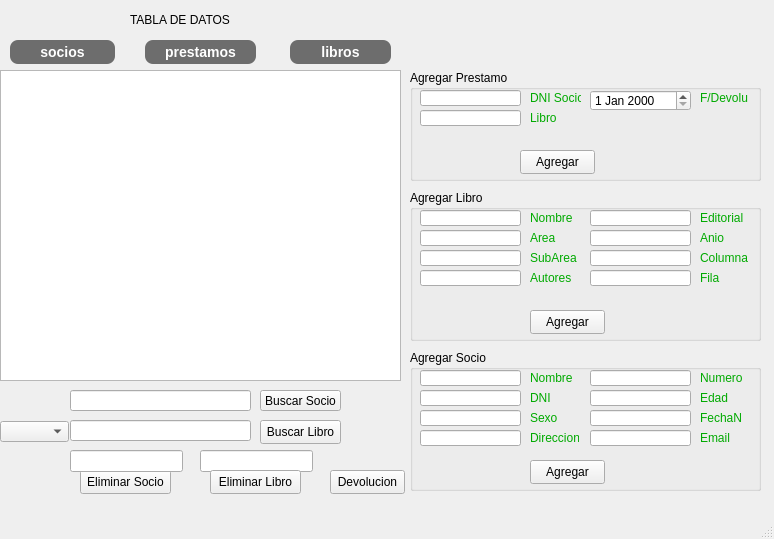
<?xml version="1.0" encoding="UTF-8"?>
<ui version="4.0">
 <class>MainWindow</class>
 <widget class="QMainWindow" name="MainWindow">
  <property name="geometry">
   <rect>
    <x>0</x>
    <y>0</y>
    <width>774</width>
    <height>539</height>
   </rect>
  </property>
  <property name="windowTitle">
   <string>Gestion Biblioteca</string>
  </property>
  <property name="styleSheet">
   <string notr="true"/>
  </property>
  <widget class="QWidget" name="centralwidget">
   <widget class="QLabel" name="label">
    <property name="geometry">
     <rect>
      <x>130</x>
      <y>10</y>
      <width>161</width>
      <height>20</height>
     </rect>
    </property>
    <property name="styleSheet">
     <string notr="true">font: 700 13pt &quot;Microsoft YaHei&quot;;

</string>
    </property>
    <property name="text">
     <string>TABLA DE DATOS</string>
    </property>
   </widget>
   <widget class="QTableWidget" name="tableSocios">
    <property name="geometry">
     <rect>
      <x>0</x>
      <y>70</y>
      <width>401</width>
      <height>311</height>
     </rect>
    </property>
    <property name="styleSheet">
     <string notr="true"/>
    </property>
    <property name="selectionMode">
     <enum>QAbstractItemView::SelectionMode::SingleSelection</enum>
    </property>
    <property name="selectionBehavior">
     <enum>QAbstractItemView::SelectionBehavior::SelectRows</enum>
    </property>
   </widget>
   <widget class="QPushButton" name="versocio">
    <property name="geometry">
     <rect>
      <x>10</x>
      <y>40</y>
      <width>105</width>
      <height>24</height>
     </rect>
    </property>
    <property name="styleSheet">
     <string notr="true">background-color: rgb(109, 109, 109);
color: white;
border: none;
border-radius: 8px;
padding: 3px 16px;
font-size: 14px;
font-weight: bold;
box-shadow: 0px 4px 6px rgba(0, 0, 0, 0.1);</string>
    </property>
    <property name="text">
     <string>socios</string>
    </property>
   </widget>
   <widget class="QPushButton" name="verlibro">
    <property name="geometry">
     <rect>
      <x>290</x>
      <y>40</y>
      <width>101</width>
      <height>24</height>
     </rect>
    </property>
    <property name="styleSheet">
     <string notr="true">background-color: rgb(109, 109, 109);
color: white;
border: none;
border-radius: 8px;
padding: 3px 16px;
font-size: 14px;
font-weight: bold;
box-shadow: 0px 4px 6px rgba(0, 0, 0, 0.1);</string>
    </property>
    <property name="text">
     <string>libros</string>
    </property>
   </widget>
   <widget class="QLineEdit" name="barraSocio">
    <property name="geometry">
     <rect>
      <x>70</x>
      <y>390</y>
      <width>181</width>
      <height>21</height>
     </rect>
    </property>
    <property name="text">
     <string/>
    </property>
   </widget>
   <widget class="QPushButton" name="busSocio">
    <property name="geometry">
     <rect>
      <x>260</x>
      <y>390</y>
      <width>81</width>
      <height>21</height>
     </rect>
    </property>
    <property name="text">
     <string>Buscar Socio</string>
    </property>
   </widget>
   <widget class="QLineEdit" name="barraLibro">
    <property name="geometry">
     <rect>
      <x>70</x>
      <y>420</y>
      <width>181</width>
      <height>21</height>
     </rect>
    </property>
    <property name="text">
     <string/>
    </property>
   </widget>
   <widget class="QComboBox" name="combo">
    <property name="geometry">
     <rect>
      <x>0</x>
      <y>421</y>
      <width>69</width>
      <height>21</height>
     </rect>
    </property>
   </widget>
   <widget class="QPushButton" name="btnBuscLibro">
    <property name="geometry">
     <rect>
      <x>260</x>
      <y>420</y>
      <width>81</width>
      <height>24</height>
     </rect>
    </property>
    <property name="text">
     <string>Buscar Libro</string>
    </property>
   </widget>
   <widget class="QGroupBox" name="groupBox">
    <property name="geometry">
     <rect>
      <x>410</x>
      <y>350</y>
      <width>351</width>
      <height>141</height>
     </rect>
    </property>
    <property name="title">
     <string>Agregar Socio</string>
    </property>
    <widget class="QLineEdit" name="lineEditApellido">
     <property name="geometry">
      <rect>
       <x>10</x>
       <y>20</y>
       <width>101</width>
       <height>16</height>
      </rect>
     </property>
     <property name="text">
      <string/>
     </property>
    </widget>
    <widget class="QLineEdit" name="lineEditDNI">
     <property name="geometry">
      <rect>
       <x>10</x>
       <y>40</y>
       <width>101</width>
       <height>16</height>
      </rect>
     </property>
    </widget>
    <widget class="QLineEdit" name="lineEditSexo">
     <property name="geometry">
      <rect>
       <x>10</x>
       <y>60</y>
       <width>101</width>
       <height>16</height>
      </rect>
     </property>
    </widget>
    <widget class="QLineEdit" name="lineEditNumero">
     <property name="geometry">
      <rect>
       <x>180</x>
       <y>20</y>
       <width>101</width>
       <height>16</height>
      </rect>
     </property>
    </widget>
    <widget class="QLineEdit" name="lineEditEdad">
     <property name="geometry">
      <rect>
       <x>180</x>
       <y>40</y>
       <width>101</width>
       <height>16</height>
      </rect>
     </property>
    </widget>
    <widget class="QLineEdit" name="lineEditEmail">
     <property name="geometry">
      <rect>
       <x>180</x>
       <y>80</y>
       <width>101</width>
       <height>16</height>
      </rect>
     </property>
    </widget>
    <widget class="QLineEdit" name="lineEditDireccion">
     <property name="geometry">
      <rect>
       <x>10</x>
       <y>80</y>
       <width>101</width>
       <height>16</height>
      </rect>
     </property>
    </widget>
    <widget class="QLineEdit" name="lineEditFechaN">
     <property name="geometry">
      <rect>
       <x>180</x>
       <y>60</y>
       <width>101</width>
       <height>16</height>
      </rect>
     </property>
    </widget>
    <widget class="QPushButton" name="btnAgregarSocio">
     <property name="geometry">
      <rect>
       <x>120</x>
       <y>110</y>
       <width>75</width>
       <height>24</height>
      </rect>
     </property>
     <property name="text">
      <string>Agregar</string>
     </property>
    </widget>
    <widget class="QLabel" name="label_2">
     <property name="geometry">
      <rect>
       <x>120</x>
       <y>20</y>
       <width>49</width>
       <height>16</height>
      </rect>
     </property>
     <property name="styleSheet">
      <string notr="true">color: rgb(0, 170, 0);</string>
     </property>
     <property name="text">
      <string>Nombre</string>
     </property>
    </widget>
    <widget class="QLabel" name="label_3">
     <property name="geometry">
      <rect>
       <x>120</x>
       <y>40</y>
       <width>49</width>
       <height>16</height>
      </rect>
     </property>
     <property name="styleSheet">
      <string notr="true">color: rgb(0, 170, 0);</string>
     </property>
     <property name="text">
      <string>DNI</string>
     </property>
    </widget>
    <widget class="QLabel" name="label_4">
     <property name="geometry">
      <rect>
       <x>120</x>
       <y>60</y>
       <width>49</width>
       <height>16</height>
      </rect>
     </property>
     <property name="styleSheet">
      <string notr="true">color: rgb(0, 170, 0);</string>
     </property>
     <property name="text">
      <string>Sexo</string>
     </property>
    </widget>
    <widget class="QLabel" name="label_5">
     <property name="geometry">
      <rect>
       <x>120</x>
       <y>80</y>
       <width>49</width>
       <height>16</height>
      </rect>
     </property>
     <property name="styleSheet">
      <string notr="true">color: rgb(0, 170, 0);</string>
     </property>
     <property name="text">
      <string>Direccion</string>
     </property>
    </widget>
    <widget class="QLabel" name="label_6">
     <property name="geometry">
      <rect>
       <x>290</x>
       <y>20</y>
       <width>49</width>
       <height>16</height>
      </rect>
     </property>
     <property name="styleSheet">
      <string notr="true">color: rgb(0, 170, 0);</string>
     </property>
     <property name="text">
      <string>Numero</string>
     </property>
    </widget>
    <widget class="QLabel" name="label_7">
     <property name="geometry">
      <rect>
       <x>290</x>
       <y>40</y>
       <width>49</width>
       <height>16</height>
      </rect>
     </property>
     <property name="styleSheet">
      <string notr="true">color: rgb(0, 170, 0);</string>
     </property>
     <property name="text">
      <string>Edad</string>
     </property>
    </widget>
    <widget class="QLabel" name="label_8">
     <property name="geometry">
      <rect>
       <x>290</x>
       <y>60</y>
       <width>49</width>
       <height>16</height>
      </rect>
     </property>
     <property name="styleSheet">
      <string notr="true">color: rgb(0, 170, 0);</string>
     </property>
     <property name="text">
      <string>FechaN</string>
     </property>
    </widget>
    <widget class="QLabel" name="label_9">
     <property name="geometry">
      <rect>
       <x>290</x>
       <y>80</y>
       <width>49</width>
       <height>16</height>
      </rect>
     </property>
     <property name="styleSheet">
      <string notr="true">color: rgb(0, 170, 0);</string>
     </property>
     <property name="text">
      <string>Email</string>
     </property>
    </widget>
   </widget>
   <widget class="QPushButton" name="btnEliminarSo">
    <property name="geometry">
     <rect>
      <x>80</x>
      <y>470</y>
      <width>91</width>
      <height>24</height>
     </rect>
    </property>
    <property name="text">
     <string>Eliminar Socio</string>
    </property>
   </widget>
   <widget class="QLineEdit" name="lineEditEliminarDNI">
    <property name="geometry">
     <rect>
      <x>70</x>
      <y>450</y>
      <width>113</width>
      <height>22</height>
     </rect>
    </property>
    <property name="text">
     <string/>
    </property>
   </widget>
   <widget class="QGroupBox" name="groupBox2">
    <property name="geometry">
     <rect>
      <x>410</x>
      <y>190</y>
      <width>351</width>
      <height>151</height>
     </rect>
    </property>
    <property name="title">
     <string>Agregar Libro</string>
    </property>
    <widget class="QLineEdit" name="lineEditNombre">
     <property name="geometry">
      <rect>
       <x>10</x>
       <y>20</y>
       <width>101</width>
       <height>16</height>
      </rect>
     </property>
     <property name="text">
      <string/>
     </property>
    </widget>
    <widget class="QLineEdit" name="lineEditArea">
     <property name="geometry">
      <rect>
       <x>10</x>
       <y>40</y>
       <width>101</width>
       <height>16</height>
      </rect>
     </property>
     <property name="text">
      <string/>
     </property>
    </widget>
    <widget class="QLineEdit" name="lineEditSubArea">
     <property name="geometry">
      <rect>
       <x>10</x>
       <y>60</y>
       <width>101</width>
       <height>16</height>
      </rect>
     </property>
     <property name="text">
      <string/>
     </property>
    </widget>
    <widget class="QLineEdit" name="lineEditAutores">
     <property name="geometry">
      <rect>
       <x>10</x>
       <y>80</y>
       <width>101</width>
       <height>16</height>
      </rect>
     </property>
     <property name="text">
      <string/>
     </property>
    </widget>
    <widget class="QLineEdit" name="lineEditEditorial">
     <property name="geometry">
      <rect>
       <x>180</x>
       <y>20</y>
       <width>101</width>
       <height>16</height>
      </rect>
     </property>
     <property name="text">
      <string/>
     </property>
    </widget>
    <widget class="QLineEdit" name="lineEditAnio">
     <property name="geometry">
      <rect>
       <x>180</x>
       <y>40</y>
       <width>101</width>
       <height>16</height>
      </rect>
     </property>
     <property name="text">
      <string/>
     </property>
    </widget>
    <widget class="QLineEdit" name="lineEditColumna">
     <property name="geometry">
      <rect>
       <x>180</x>
       <y>60</y>
       <width>101</width>
       <height>16</height>
      </rect>
     </property>
     <property name="text">
      <string/>
     </property>
    </widget>
    <widget class="QLineEdit" name="lineEditFila">
     <property name="geometry">
      <rect>
       <x>180</x>
       <y>80</y>
       <width>101</width>
       <height>16</height>
      </rect>
     </property>
     <property name="text">
      <string/>
     </property>
    </widget>
    <widget class="QLabel" name="label_11">
     <property name="geometry">
      <rect>
       <x>120</x>
       <y>20</y>
       <width>49</width>
       <height>16</height>
      </rect>
     </property>
     <property name="styleSheet">
      <string notr="true">color: rgb(0, 170, 0);</string>
     </property>
     <property name="text">
      <string>Nombre</string>
     </property>
    </widget>
    <widget class="QLabel" name="label_12">
     <property name="geometry">
      <rect>
       <x>120</x>
       <y>40</y>
       <width>49</width>
       <height>16</height>
      </rect>
     </property>
     <property name="styleSheet">
      <string notr="true">color: rgb(0, 170, 0);</string>
     </property>
     <property name="text">
      <string>Area</string>
     </property>
    </widget>
    <widget class="QLabel" name="label_13">
     <property name="geometry">
      <rect>
       <x>120</x>
       <y>60</y>
       <width>49</width>
       <height>16</height>
      </rect>
     </property>
     <property name="styleSheet">
      <string notr="true">color: rgb(0, 170, 0);</string>
     </property>
     <property name="text">
      <string>SubArea</string>
     </property>
    </widget>
    <widget class="QLabel" name="label_14">
     <property name="geometry">
      <rect>
       <x>120</x>
       <y>80</y>
       <width>49</width>
       <height>16</height>
      </rect>
     </property>
     <property name="styleSheet">
      <string notr="true">color: rgb(0, 170, 0);</string>
     </property>
     <property name="text">
      <string>Autores</string>
     </property>
    </widget>
    <widget class="QLabel" name="label_15">
     <property name="geometry">
      <rect>
       <x>290</x>
       <y>20</y>
       <width>49</width>
       <height>16</height>
      </rect>
     </property>
     <property name="styleSheet">
      <string notr="true">color: rgb(0, 170, 0);</string>
     </property>
     <property name="text">
      <string>Editorial</string>
     </property>
    </widget>
    <widget class="QLabel" name="label_16">
     <property name="geometry">
      <rect>
       <x>290</x>
       <y>40</y>
       <width>49</width>
       <height>16</height>
      </rect>
     </property>
     <property name="styleSheet">
      <string notr="true">color: rgb(0, 170, 0);</string>
     </property>
     <property name="text">
      <string>Anio</string>
     </property>
    </widget>
    <widget class="QLabel" name="label_17">
     <property name="geometry">
      <rect>
       <x>290</x>
       <y>60</y>
       <width>49</width>
       <height>16</height>
      </rect>
     </property>
     <property name="styleSheet">
      <string notr="true">color: rgb(0, 170, 0);</string>
     </property>
     <property name="text">
      <string>Columna</string>
     </property>
    </widget>
    <widget class="QLabel" name="label_18">
     <property name="geometry">
      <rect>
       <x>290</x>
       <y>80</y>
       <width>49</width>
       <height>16</height>
      </rect>
     </property>
     <property name="styleSheet">
      <string notr="true">color: rgb(0, 170, 0);</string>
     </property>
     <property name="text">
      <string>Fila</string>
     </property>
    </widget>
    <widget class="QPushButton" name="btnAgregarLibro">
     <property name="geometry">
      <rect>
       <x>120</x>
       <y>120</y>
       <width>75</width>
       <height>24</height>
      </rect>
     </property>
     <property name="text">
      <string>Agregar</string>
     </property>
    </widget>
   </widget>
   <widget class="QLineEdit" name="lineEditEliminarCodigoLibro">
    <property name="geometry">
     <rect>
      <x>200</x>
      <y>450</y>
      <width>113</width>
      <height>22</height>
     </rect>
    </property>
   </widget>
   <widget class="QPushButton" name="btnEliminarLibro">
    <property name="geometry">
     <rect>
      <x>210</x>
      <y>470</y>
      <width>91</width>
      <height>24</height>
     </rect>
    </property>
    <property name="text">
     <string>Eliminar Libro</string>
    </property>
   </widget>
   <widget class="QGroupBox" name="groupBox2_2">
    <property name="geometry">
     <rect>
      <x>410</x>
      <y>70</y>
      <width>351</width>
      <height>111</height>
     </rect>
    </property>
    <property name="styleSheet">
     <string notr="true"/>
    </property>
    <property name="title">
     <string>Agregar Prestamo</string>
    </property>
    <widget class="QLineEdit" name="lineEditPrestamoDNI">
     <property name="geometry">
      <rect>
       <x>10</x>
       <y>20</y>
       <width>101</width>
       <height>16</height>
      </rect>
     </property>
     <property name="text">
      <string/>
     </property>
    </widget>
    <widget class="QLineEdit" name="lineEditPrestamoLibro">
     <property name="geometry">
      <rect>
       <x>10</x>
       <y>40</y>
       <width>101</width>
       <height>16</height>
      </rect>
     </property>
     <property name="text">
      <string/>
     </property>
    </widget>
    <widget class="QLabel" name="label_20">
     <property name="geometry">
      <rect>
       <x>120</x>
       <y>20</y>
       <width>51</width>
       <height>16</height>
      </rect>
     </property>
     <property name="styleSheet">
      <string notr="true">color: rgb(0, 170, 0);</string>
     </property>
     <property name="text">
      <string>DNI Socio</string>
     </property>
    </widget>
    <widget class="QLabel" name="label_21">
     <property name="geometry">
      <rect>
       <x>120</x>
       <y>40</y>
       <width>49</width>
       <height>16</height>
      </rect>
     </property>
     <property name="styleSheet">
      <string notr="true">color: rgb(0, 170, 0);</string>
     </property>
     <property name="text">
      <string>Libro</string>
     </property>
    </widget>
    <widget class="QLabel" name="label_22">
     <property name="geometry">
      <rect>
       <x>290</x>
       <y>20</y>
       <width>49</width>
       <height>16</height>
      </rect>
     </property>
     <property name="styleSheet">
      <string notr="true">color: rgb(0, 170, 0);</string>
     </property>
     <property name="text">
      <string>F/Devolu</string>
     </property>
    </widget>
    <widget class="QPushButton" name="btnRegistrarPrestamo">
     <property name="geometry">
      <rect>
       <x>110</x>
       <y>80</y>
       <width>75</width>
       <height>24</height>
      </rect>
     </property>
     <property name="text">
      <string>Agregar</string>
     </property>
    </widget>
    <widget class="QDateEdit" name="dateEditDevolucion">
     <property name="geometry">
      <rect>
       <x>180</x>
       <y>20</y>
       <width>101</width>
       <height>21</height>
      </rect>
     </property>
    </widget>
   </widget>
   <widget class="QPushButton" name="btnVerPrestamos">
    <property name="geometry">
     <rect>
      <x>145</x>
      <y>40</y>
      <width>111</width>
      <height>24</height>
     </rect>
    </property>
    <property name="styleSheet">
     <string notr="true">background-color: rgb(109, 109, 109);
color: white;
border: none;
border-radius: 8px;
padding: 3px 16px;
font-size: 14px;
font-weight: bold;
box-shadow: 0px 4px 6px rgba(0, 0, 0, 0.1);</string>
    </property>
    <property name="text">
     <string>prestamos</string>
    </property>
   </widget>
   <widget class="QPushButton" name="btnRegistrarDevolucion">
    <property name="geometry">
     <rect>
      <x>330</x>
      <y>470</y>
      <width>75</width>
      <height>24</height>
     </rect>
    </property>
    <property name="text">
     <string>Devolucion</string>
    </property>
   </widget>
  </widget>
  <widget class="QMenuBar" name="menubar">
   <property name="geometry">
    <rect>
     <x>0</x>
     <y>0</y>
     <width>774</width>
     <height>22</height>
    </rect>
   </property>
  </widget>
  <widget class="QStatusBar" name="statusbar"/>
 </widget>
 <resources/>
 <connections/>
</ui>
